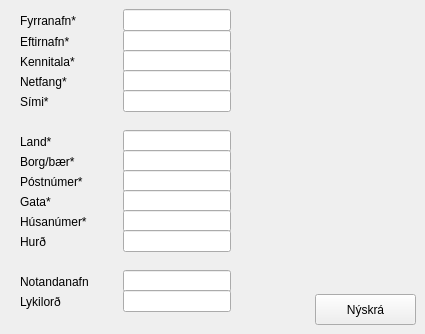
    <widget class="QWidget" name="page_4">
     <widget class="QWidget" name="horizontalLayoutWidget_10">
      <property name="geometry">
       <rect>
        <x>0</x>
        <y>9</y>
        <width>231</width>
        <height>23</height>
       </rect>
      </property>
      <layout class="QHBoxLayout" name="horizontalLayout_10">
       <property name="leftMargin">
        <number>20</number>
       </property>
       <item alignment="Qt::AlignLeft">
        <widget class="QLabel" name="label_3">
         <property name="text">
          <string>Fyrranafn*</string>
         </property>
        </widget>
       </item>
       <item alignment="Qt::AlignRight">
        <widget class="QLineEdit" name="lineEditCusRegFName"/>
       </item>
      </layout>
     </widget>
     <widget class="QWidget" name="horizontalLayoutWidget_17">
      <property name="geometry">
       <rect>
        <x>0</x>
        <y>30</y>
        <width>231</width>
        <height>23</height>
       </rect>
      </property>
      <layout class="QHBoxLayout" name="horizontalLayout_17">
       <property name="leftMargin">
        <number>20</number>
       </property>
       <item alignment="Qt::AlignLeft">
        <widget class="QLabel" name="label_11">
         <property name="text">
          <string>Eftirnafn*</string>
         </property>
        </widget>
       </item>
       <item alignment="Qt::AlignRight">
        <widget class="QLineEdit" name="lineEditCusRegLName"/>
       </item>
      </layout>
     </widget>
     <widget class="QWidget" name="horizontalLayoutWidget_18">
      <property name="geometry">
       <rect>
        <x>0</x>
        <y>50</y>
        <width>231</width>
        <height>23</height>
       </rect>
      </property>
      <layout class="QHBoxLayout" name="horizontalLayout_18">
       <property name="leftMargin">
        <number>20</number>
       </property>
       <item alignment="Qt::AlignLeft">
        <widget class="QLabel" name="label_12">
         <property name="text">
          <string>Kennitala*</string>
         </property>
        </widget>
       </item>
       <item alignment="Qt::AlignRight">
        <widget class="QLineEdit" name="lineEditCusRegSSN"/>
       </item>
      </layout>
     </widget>
     <widget class="QWidget" name="horizontalLayoutWidget_11">
      <property name="geometry">
       <rect>
        <x>0</x>
        <y>70</y>
        <width>231</width>
        <height>23</height>
       </rect>
      </property>
      <layout class="QHBoxLayout" name="horizontalLayout_11">
       <property name="leftMargin">
        <number>20</number>
       </property>
       <item alignment="Qt::AlignLeft">
        <widget class="QLabel" name="label_13">
         <property name="text">
          <string>Netfang*</string>
         </property>
        </widget>
       </item>
       <item alignment="Qt::AlignRight">
        <widget class="QLineEdit" name="lineEditCusRegEmail"/>
       </item>
      </layout>
     </widget>
     <widget class="QWidget" name="horizontalLayoutWidget_12">
      <property name="geometry">
       <rect>
        <x>0</x>
        <y>90</y>
        <width>231</width>
        <height>23</height>
       </rect>
      </property>
      <layout class="QHBoxLayout" name="horizontalLayout_12">
       <property name="leftMargin">
        <number>20</number>
       </property>
       <item alignment="Qt::AlignLeft">
        <widget class="QLabel" name="label_14">
         <property name="text">
          <string>Sími*</string>
         </property>
        </widget>
       </item>
       <item alignment="Qt::AlignRight">
        <widget class="QLineEdit" name="lineEditCusRegPhone"/>
       </item>
      </layout>
     </widget>
     <widget class="QWidget" name="horizontalLayoutWidget_13">
      <property name="geometry">
       <rect>
        <x>0</x>
        <y>130</y>
        <width>231</width>
        <height>23</height>
       </rect>
      </property>
      <layout class="QHBoxLayout" name="horizontalLayout_13">
       <property name="leftMargin">
        <number>20</number>
       </property>
       <item alignment="Qt::AlignLeft">
        <widget class="QLabel" name="label_15">
         <property name="text">
          <string>Land*</string>
         </property>
        </widget>
       </item>
       <item alignment="Qt::AlignRight">
        <widget class="QLineEdit" name="lineEditCusRegCountry"/>
       </item>
      </layout>
     </widget>
     <widget class="QWidget" name="horizontalLayoutWidget_14">
      <property name="geometry">
       <rect>
        <x>0</x>
        <y>150</y>
        <width>231</width>
        <height>23</height>
       </rect>
      </property>
      <layout class="QHBoxLayout" name="horizontalLayout_14">
       <property name="leftMargin">
        <number>20</number>
       </property>
       <item alignment="Qt::AlignLeft">
        <widget class="QLabel" name="label_16">
         <property name="text">
          <string>Borg/bær*</string>
         </property>
        </widget>
       </item>
       <item alignment="Qt::AlignRight">
        <widget class="QLineEdit" name="lineEditCusRegCity"/>
       </item>
      </layout>
     </widget>
     <widget class="QWidget" name="horizontalLayoutWidget_15">
      <property name="geometry">
       <rect>
        <x>0</x>
        <y>170</y>
        <width>231</width>
        <height>23</height>
       </rect>
      </property>
      <layout class="QHBoxLayout" name="horizontalLayout_15">
       <property name="leftMargin">
        <number>20</number>
       </property>
       <item alignment="Qt::AlignLeft">
        <widget class="QLabel" name="label_17">
         <property name="text">
          <string>Póstnúmer*</string>
         </property>
        </widget>
       </item>
       <item alignment="Qt::AlignRight">
        <widget class="QLineEdit" name="lineEditCusRegZip"/>
       </item>
      </layout>
     </widget>
     <widget class="QWidget" name="horizontalLayoutWidget_16">
      <property name="geometry">
       <rect>
        <x>0</x>
        <y>190</y>
        <width>231</width>
        <height>23</height>
       </rect>
      </property>
      <layout class="QHBoxLayout" name="horizontalLayout_16">
       <property name="leftMargin">
        <number>20</number>
       </property>
       <item alignment="Qt::AlignLeft">
        <widget class="QLabel" name="label_18">
         <property name="text">
          <string>Gata*</string>
         </property>
        </widget>
       </item>
       <item alignment="Qt::AlignRight">
        <widget class="QLineEdit" name="lineEditCusRegStreet"/>
       </item>
      </layout>
     </widget>
     <widget class="QWidget" name="horizontalLayoutWidget_19">
      <property name="geometry">
       <rect>
        <x>0</x>
        <y>210</y>
        <width>231</width>
        <height>23</height>
       </rect>
      </property>
      <layout class="QHBoxLayout" name="horizontalLayout_19">
       <property name="leftMargin">
        <number>20</number>
       </property>
       <item alignment="Qt::AlignLeft">
        <widget class="QLabel" name="label_19">
         <property name="text">
          <string>Húsanúmer*</string>
         </property>
        </widget>
       </item>
       <item alignment="Qt::AlignRight">
        <widget class="QLineEdit" name="lineEditCusRegBuildingNum"/>
       </item>
      </layout>
     </widget>
     <widget class="QWidget" name="horizontalLayoutWidget_20">
      <property name="geometry">
       <rect>
        <x>0</x>
        <y>230</y>
        <width>231</width>
        <height>23</height>
       </rect>
      </property>
      <layout class="QHBoxLayout" name="horizontalLayout_20">
       <property name="leftMargin">
        <number>20</number>
       </property>
       <item alignment="Qt::AlignLeft">
        <widget class="QLabel" name="label_20">
         <property name="text">
          <string>Hurð</string>
         </property>
        </widget>
       </item>
       <item alignment="Qt::AlignRight">
        <widget class="QLineEdit" name="lineEditCusRegApartNum"/>
       </item>
      </layout>
     </widget>
     <widget class="QWidget" name="horizontalLayoutWidget_21">
      <property name="geometry">
       <rect>
        <x>0</x>
        <y>270</y>
        <width>231</width>
        <height>23</height>
       </rect>
      </property>
      <layout class="QHBoxLayout" name="horizontalLayout_21">
       <property name="leftMargin">
        <number>20</number>
       </property>
       <item alignment="Qt::AlignLeft">
        <widget class="QLabel" name="label_21">
         <property name="text">
          <string>Notandanafn</string>
         </property>
        </widget>
       </item>
       <item alignment="Qt::AlignRight">
        <widget class="QLineEdit" name="lineEditCusRegUser"/>
       </item>
      </layout>
     </widget>
     <widget class="QWidget" name="horizontalLayoutWidget_22">
      <property name="geometry">
       <rect>
        <x>0</x>
        <y>290</y>
        <width>231</width>
        <height>23</height>
       </rect>
      </property>
      <layout class="QHBoxLayout" name="horizontalLayout_22">
       <property name="leftMargin">
        <number>20</number>
       </property>
       <item alignment="Qt::AlignLeft">
        <widget class="QLabel" name="label_22">
         <property name="text">
          <string>Lykilorð</string>
         </property>
        </widget>
       </item>
       <item alignment="Qt::AlignRight">
        <widget class="QLineEdit" name="lineEditCusRegPassword">
         <property name="echoMode">
          <enum>QLineEdit::Password</enum>
         </property>
        </widget>
       </item>
      </layout>
     </widget>
     <widget class="QPushButton" name="btnRegCus">
      <property name="geometry">
       <rect>
        <x>315</x>
        <y>294</y>
        <width>101</width>
        <height>31</height>
       </rect>
      </property>
      <property name="sizePolicy">
       <sizepolicy hsizetype="Minimum" vsizetype="Fixed">
        <horstretch>0</horstretch>
        <verstretch>0</verstretch>
       </sizepolicy>
      </property>
      <property name="minimumSize">
       <size>
        <width>0</width>
        <height>0</height>
       </size>
      </property>
      <property name="text">
       <string>Nýskrá</string>
      </property>
     </widget>
     <widget class="QLabel" name="labelBorder_5">
      <property name="geometry">
       <rect>
        <x>-3</x>
        <y>120</y>
        <width>233</width>
        <height>2</height>
       </rect>
      </property>
      <property name="maximumSize">
       <size>
        <width>16777215</width>
        <height>2</height>
       </size>
      </property>
      <property name="text">
       <string/>
      </property>
     </widget>
     <widget class="QLabel" name="labelBorder_6">
      <property name="geometry">
       <rect>
        <x>-3</x>
        <y>260</y>
        <width>233</width>
        <height>2</height>
       </rect>
      </property>
      <property name="maximumSize">
       <size>
        <width>16777215</width>
        <height>2</height>
       </size>
      </property>
      <property name="text">
       <string/>
      </property>
     </widget>
    </widget>
